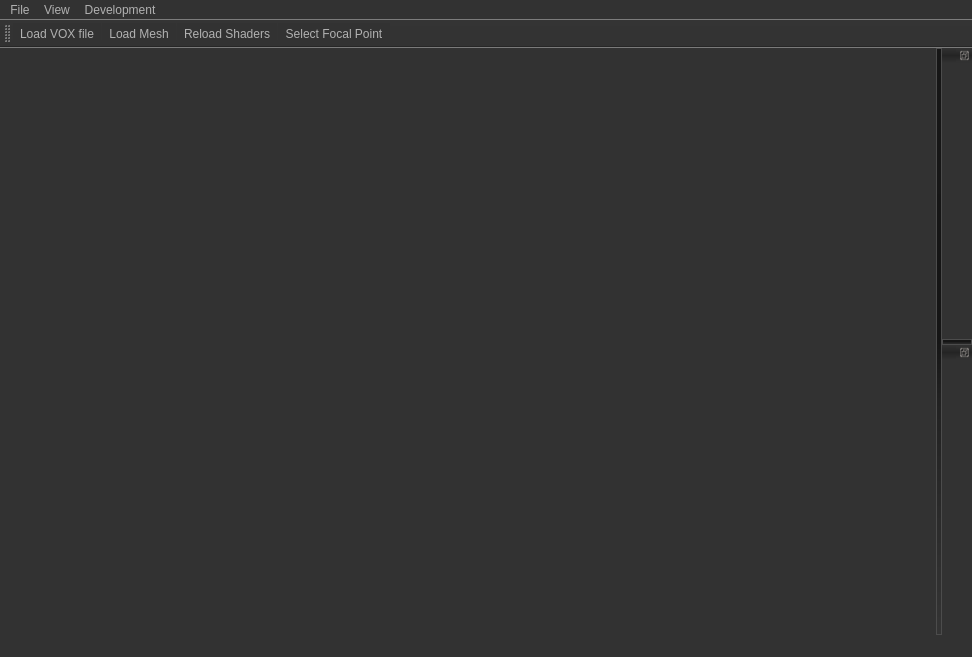
<?xml version="1.0" encoding="UTF-8"?>
<ui version="4.0">
 <class>MainWindow</class>
 <widget class="QMainWindow" name="MainWindow">
  <property name="geometry">
   <rect>
    <x>0</x>
    <y>0</y>
    <width>972</width>
    <height>657</height>
   </rect>
  </property>
  <property name="windowTitle">
   <string>voxelToy</string>
  </property>
  <property name="styleSheet">
   <string notr="true">QToolTip
{
     border: 1px solid black;
     background-color: #ffa02f;
     padding: 1px;
     border-radius: 3px;
     opacity: 100;
}

QWidget
{
    color: #b1b1b1;
    background-color: #323232;
}

QWidget:item:hover
{
    background-color: QLinearGradient( x1: 0, y1: 0, x2: 0, y2: 1, stop: 0 #ffa02f, stop: 1 #ca0619);
    color: #000000;
}

QWidget:item:selected
{
    background-color: QLinearGradient( x1: 0, y1: 0, x2: 0, y2: 1, stop: 0 #ffa02f, stop: 1 #d7801a);
}

QMenuBar::item
{
    background: transparent;
}

QMenuBar::item:selected
{
    background: transparent;
    border: 1px solid #ffaa00;
}

QMenuBar::item:pressed
{
    background: #444;
    border: 1px solid #000;
    background-color: QLinearGradient(
        x1:0, y1:0,
        x2:0, y2:1,
        stop:1 #212121,
        stop:0.4 #343434/*,
        stop:0.2 #343434,
        stop:0.1 #ffaa00*/
    );
    margin-bottom:-1px;
    padding-bottom:1px;
}

QMenu
{
    border: 1px solid #000;
}

QMenu::item
{
    padding: 2px 20px 2px 20px;
}

QMenu::item:selected
{
    color: #000000;
}

QWidget:disabled
{
    color: #404040;
    background-color: #323232;
}

QAbstractItemView
{
    background-color: QLinearGradient( x1: 0, y1: 0, x2: 0, y2: 1, stop: 0 #4d4d4d, stop: 0.1 #646464, stop: 1 #5d5d5d);
}

QWidget:focus
{
    /*border: 2px solid QLinearGradient( x1: 0, y1: 0, x2: 0, y2: 1, stop: 0 #ffa02f, stop: 1 #d7801a);*/
}

QLineEdit
{
    background-color: QLinearGradient( x1: 0, y1: 0, x2: 0, y2: 1, stop: 0 #4d4d4d, stop: 0 #646464, stop: 1 #5d5d5d);
    padding: 1px;
    border-style: solid;
    border: 1px solid #1e1e1e;
    border-radius: 5;
}

QPushButton
{
    color: #b1b1b1;
    background-color: QLinearGradient( x1: 0, y1: 0, x2: 0, y2: 1, stop: 0 #565656, stop: 0.1 #525252, stop: 0.5 #4e4e4e, stop: 0.9 #4a4a4a, stop: 1 #464646);
    border-width: 1px;
    border-color: #1e1e1e;
    border-style: solid;
    border-radius: 6;
    padding: 3px;
    font-size: 12px;
    padding-left: 5px;
    padding-right: 5px;
}

QPushButton:pressed
{
    background-color: QLinearGradient( x1: 0, y1: 0, x2: 0, y2: 1, stop: 0 #2d2d2d, stop: 0.1 #2b2b2b, stop: 0.5 #292929, stop: 0.9 #282828, stop: 1 #252525);
}

QComboBox
{
    selection-background-color: #ffaa00;
    background-color: QLinearGradient( x1: 0, y1: 0, x2: 0, y2: 1, stop: 0 #565656, stop: 0.1 #525252, stop: 0.5 #4e4e4e, stop: 0.9 #4a4a4a, stop: 1 #464646);
    border-style: solid;
    border: 1px solid #1e1e1e;
    border-radius: 5;
}

QComboBox:hover,QPushButton:hover
{
    border: 2px solid QLinearGradient( x1: 0, y1: 0, x2: 0, y2: 1, stop: 0 #ffa02f, stop: 1 #d7801a);
}


QComboBox:on
{
    padding-top: 3px;
    padding-left: 4px;
    background-color: QLinearGradient( x1: 0, y1: 0, x2: 0, y2: 1, stop: 0 #2d2d2d, stop: 0.1 #2b2b2b, stop: 0.5 #292929, stop: 0.9 #282828, stop: 1 #252525);
    selection-background-color: #ffaa00;
}

QComboBox QAbstractItemView
{
    border: 2px solid darkgray;
    selection-background-color: QLinearGradient( x1: 0, y1: 0, x2: 0, y2: 1, stop: 0 #ffa02f, stop: 1 #d7801a);
}

QComboBox::drop-down
{
     subcontrol-origin: padding;
     subcontrol-position: top right;
     width: 15px;

     border-left-width: 0px;
     border-left-color: darkgray;
     border-left-style: solid; /* just a single line */
     border-top-right-radius: 3px; /* same radius as the QComboBox */
     border-bottom-right-radius: 3px;
 }

QComboBox::down-arrow
{
     image: url(:/down_arrow.png);
}

QGroupBox:focus
{
border: 2px solid QLinearGradient( x1: 0, y1: 0, x2: 0, y2: 1, stop: 0 #ffa02f, stop: 1 #d7801a);
}

QTextEdit:focus
{
    border: 2px solid QLinearGradient( x1: 0, y1: 0, x2: 0, y2: 1, stop: 0 #ffa02f, stop: 1 #d7801a);
}

QScrollBar:horizontal {
     border: 1px solid #222222;
     background: QLinearGradient( x1: 0, y1: 0, x2: 0, y2: 1, stop: 0.0 #121212, stop: 0.2 #282828, stop: 1 #484848);
     height: 7px;
     margin: 0px 16px 0 16px;
}

QScrollBar::handle:horizontal
{
      background: QLinearGradient( x1: 0, y1: 0, x2: 1, y2: 0, stop: 0 #ffa02f, stop: 0.5 #d7801a, stop: 1 #ffa02f);
      min-height: 20px;
      border-radius: 2px;
}

QScrollBar::add-line:horizontal {
      border: 1px solid #1b1b19;
      border-radius: 2px;
      background: QLinearGradient( x1: 0, y1: 0, x2: 1, y2: 0, stop: 0 #ffa02f, stop: 1 #d7801a);
      width: 14px;
      subcontrol-position: right;
      subcontrol-origin: margin;
}

QScrollBar::sub-line:horizontal {
      border: 1px solid #1b1b19;
      border-radius: 2px;
      background: QLinearGradient( x1: 0, y1: 0, x2: 1, y2: 0, stop: 0 #ffa02f, stop: 1 #d7801a);
      width: 14px;
     subcontrol-position: left;
     subcontrol-origin: margin;
}

QScrollBar::right-arrow:horizontal, QScrollBar::left-arrow:horizontal
{
      border: 1px solid black;
      width: 1px;
      height: 1px;
      background: white;
}

QScrollBar::add-page:horizontal, QScrollBar::sub-page:horizontal
{
      background: none;
}

QScrollBar:vertical
{
      background: QLinearGradient( x1: 0, y1: 0, x2: 1, y2: 0, stop: 0.0 #121212, stop: 0.2 #282828, stop: 1 #484848);
      width: 7px;
      margin: 16px 0 16px 0;
      border: 1px solid #222222;
}

QScrollBar::handle:vertical
{
      background: QLinearGradient( x1: 0, y1: 0, x2: 0, y2: 1, stop: 0 #ffa02f, stop: 0.5 #d7801a, stop: 1 #ffa02f);
      min-height: 20px;
      border-radius: 2px;
}

QScrollBar::add-line:vertical
{
      border: 1px solid #1b1b19;
      border-radius: 2px;
      background: QLinearGradient( x1: 0, y1: 0, x2: 0, y2: 1, stop: 0 #ffa02f, stop: 1 #d7801a);
      height: 14px;
      subcontrol-position: bottom;
      subcontrol-origin: margin;
}

QScrollBar::sub-line:vertical
{
      border: 1px solid #1b1b19;
      border-radius: 2px;
      background: QLinearGradient( x1: 0, y1: 0, x2: 0, y2: 1, stop: 0 #d7801a, stop: 1 #ffa02f);
      height: 14px;
      subcontrol-position: top;
      subcontrol-origin: margin;
}

QScrollBar::up-arrow:vertical, QScrollBar::down-arrow:vertical
{
      border: 1px solid black;
      width: 1px;
      height: 1px;
      background: white;
}


QScrollBar::add-page:vertical, QScrollBar::sub-page:vertical
{
      background: none;
}

QTextEdit
{
    background-color: #242424;
}

QPlainTextEdit
{
    background-color: #242424;
}

QHeaderView::section
{
    background-color: QLinearGradient(x1:0, y1:0, x2:0, y2:1, stop:0 #616161, stop: 0.5 #505050, stop: 0.6 #434343, stop:1 #656565);
    color: white;
    padding-left: 4px;
    border: 1px solid #6c6c6c;
}

QCheckBox:disabled
{
color: #414141;
}

QDockWidget::title
{
    text-align: center;
    spacing: 3px; /* spacing between items in the tool bar */
    background-color: QLinearGradient(x1:0, y1:0, x2:0, y2:1, stop:0 #323232, stop: 0.5 #242424, stop:1 #323232);
}

QDockWidget::close-button, QDockWidget::float-button
{
    text-align: center;
    spacing: 1px; /* spacing between items in the tool bar */
    background-color: QLinearGradient(x1:0, y1:0, x2:0, y2:1, stop:0 #323232, stop: 0.5 #242424, stop:1 #323232);
}

QDockWidget::close-button:hover, QDockWidget::float-button:hover
{
    background: #242424;
}

QDockWidget::close-button:pressed, QDockWidget::float-button:pressed
{
    padding: 1px -1px -1px 1px;
}

QMainWindow::separator
{
    background-color: QLinearGradient(x1:0, y1:0, x2:0, y2:1, stop:0 #161616, stop: 0.5 #151515, stop: 0.6 #212121, stop:1 #343434);
    color: white;
    padding-left: 4px;
    border: 1px solid #4c4c4c;
    spacing: 3px; /* spacing between items in the tool bar */
}

QMainWindow::separator:hover
{

    background-color: QLinearGradient(x1:0, y1:0, x2:0, y2:1, stop:0 #d7801a, stop:0.5 #b56c17 stop:1 #ffa02f);
    color: white;
    padding-left: 4px;
    border: 1px solid #6c6c6c;
    spacing: 3px; /* spacing between items in the tool bar */
}

QToolBar::handle
{
     spacing: 3px; /* spacing between items in the tool bar */
     background: url(:/images/handle.png);
}

QMenu::separator
{
    height: 2px;
    background-color: QLinearGradient(x1:0, y1:0, x2:0, y2:1, stop:0 #161616, stop: 0.5 #151515, stop: 0.6 #212121, stop:1 #343434);
    color: white;
    padding-left: 4px;
    margin-left: 10px;
    margin-right: 5px;
}

QProgressBar
{
    border: 2px solid grey;
    border-radius: 5px;
    text-align: center;
}

QProgressBar::chunk
{
    background-color: #d7801a;
    width: 2.15px;
    margin: 0.5px;
}

QTabBar::tab {
    color: #b1b1b1;
    border: 1px solid #444;
    border-bottom-style: none;
    background-color: #323232;
    padding-left: 10px;
    padding-right: 10px;
    padding-top: 3px;
    padding-bottom: 2px;
    margin-right: -1px;
}

QTabWidget::pane {
    border: 1px solid #444;
    top: 1px;
}

QTabBar::tab:last
{
    margin-right: 0; /* the last selected tab has nothing to overlap with on the right */
    border-top-right-radius: 3px;
}

QTabBar::tab:first:!selected
{
 margin-left: 0px; /* the last selected tab has nothing to overlap with on the right */


    border-top-left-radius: 3px;
}

QTabBar::tab:!selected
{
    color: #b1b1b1;
    border-bottom-style: solid;
    margin-top: 3px;
    background-color: QLinearGradient(x1:0, y1:0, x2:0, y2:1, stop:1 #212121, stop:.4 #343434);
}

QTabBar::tab:selected
{
    border-top-left-radius: 3px;
    border-top-right-radius: 3px;
    margin-bottom: 0px;
}

QTabBar::tab:!selected:hover
{
    /*border-top: 2px solid #ffaa00;
    padding-bottom: 3px;*/
    border-top-left-radius: 3px;
    border-top-right-radius: 3px;
    background-color: QLinearGradient(x1:0, y1:0, x2:0, y2:1, stop:1 #212121, stop:0.4 #343434, stop:0.2 #343434, stop:0.1 #ffaa00);
}

QRadioButton::indicator:checked, QRadioButton::indicator:unchecked{
    color: #b1b1b1;
    background-color: #323232;
    border: 1px solid #b1b1b1;
    border-radius: 6px;
}

QRadioButton::indicator:checked
{
    background-color: qradialgradient(
        cx: 0.5, cy: 0.5,
        fx: 0.5, fy: 0.5,
        radius: 1.0,
        stop: 0.25 #ffaa00,
        stop: 0.3 #323232
    );
}

QCheckBox::indicator{
    color: #b1b1b1;
    background-color: #323232;
    border: 1px solid #b1b1b1;
    width: 9px;
    height: 9px;
}

QRadioButton::indicator
{
    border-radius: 6px;
}

QRadioButton::indicator:hover, QCheckBox::indicator:hover
{
    border: 1px solid #ffaa00;
}

QCheckBox::indicator:checked
{
    image:url(:/images/checkbox.png);
}

QCheckBox::indicator:disabled, QRadioButton::indicator:disabled
{
    border: 1px solid #444;
}</string>
  </property>
  <widget class="QWidget" name="centralWidget">
   <layout class="QGridLayout" name="gridLayout_2">
    <item row="2" column="0">
     <layout class="QHBoxLayout" name="horizontalLayout">
      <property name="spacing">
       <number>0</number>
      </property>
      <property name="sizeConstraint">
       <enum>QLayout::SetMaximumSize</enum>
      </property>
     </layout>
    </item>
    <item row="1" column="0">
     <widget class="GLWidget" name="glWidget" native="true">
      <property name="sizePolicy">
       <sizepolicy hsizetype="Expanding" vsizetype="Expanding">
        <horstretch>0</horstretch>
        <verstretch>0</verstretch>
       </sizepolicy>
      </property>
      <property name="mouseTracking">
       <bool>true</bool>
      </property>
      <property name="focusPolicy">
       <enum>Qt::ClickFocus</enum>
      </property>
     </widget>
    </item>
   </layout>
  </widget>
  <widget class="QStatusBar" name="statusBar"/>
  <widget class="QDockWidget" name="cameraDockingWidget">
   <property name="floating">
    <bool>false</bool>
   </property>
   <property name="features">
    <set>QDockWidget::DockWidgetFloatable|QDockWidget::DockWidgetMovable</set>
   </property>
   <property name="windowTitle">
    <string>Camera Properties</string>
   </property>
   <attribute name="dockWidgetArea">
    <number>2</number>
   </attribute>
   <widget class="CameraPropertiesUI" name="cameraProperties"/>
  </widget>
  <widget class="QDockWidget" name="renderingDockingWidget">
   <property name="features">
    <set>QDockWidget::DockWidgetFloatable|QDockWidget::DockWidgetMovable</set>
   </property>
   <property name="windowTitle">
    <string>Render Properties</string>
   </property>
   <attribute name="dockWidgetArea">
    <number>2</number>
   </attribute>
   <widget class="RenderPropertiesUI" name="renderProperties"/>
  </widget>
  <widget class="QMenuBar" name="menuBar">
   <property name="geometry">
    <rect>
     <x>0</x>
     <y>0</y>
     <width>972</width>
     <height>25</height>
    </rect>
   </property>
   <widget class="QMenu" name="menuDevelopment">
    <property name="title">
     <string>Development</string>
    </property>
    <addaction name="actionReload_Shaders"/>
   </widget>
   <widget class="QMenu" name="menuFile">
    <property name="title">
     <string>File</string>
    </property>
    <addaction name="actionLoad_Mesh"/>
    <addaction name="actionLoad_VOX_file"/>
   </widget>
   <widget class="QMenu" name="menuEdit">
    <property name="title">
     <string>View</string>
    </property>
    <addaction name="actionSelect_Focal_Point"/>
   </widget>
   <addaction name="menuFile"/>
   <addaction name="menuEdit"/>
   <addaction name="menuDevelopment"/>
  </widget>
  <widget class="QToolBar" name="toolBar">
   <property name="windowTitle">
    <string>toolBar</string>
   </property>
   <attribute name="toolBarArea">
    <enum>TopToolBarArea</enum>
   </attribute>
   <attribute name="toolBarBreak">
    <bool>false</bool>
   </attribute>
   <addaction name="actionLoad_VOX_file"/>
   <addaction name="actionLoad_Mesh"/>
   <addaction name="actionReload_Shaders"/>
   <addaction name="actionSelect_Focal_Point"/>
  </widget>
  <action name="actionReload_Shaders">
   <property name="icon">
    <iconset resource="resources.qrc">
     <normaloff>:/icons/icons/refresh.png</normaloff>:/icons/icons/refresh.png</iconset>
   </property>
   <property name="text">
    <string>Reload Shaders</string>
   </property>
   <property name="shortcut">
    <string>Ctrl+R</string>
   </property>
  </action>
  <action name="actionLoad_Mesh">
   <property name="icon">
    <iconset resource="resources.qrc">
     <normaloff>:/icons/icons/add.png</normaloff>:/icons/icons/add.png</iconset>
   </property>
   <property name="text">
    <string>Load Mesh</string>
   </property>
   <property name="toolTip">
    <string>Load Mesh</string>
   </property>
   <property name="shortcut">
    <string>Ctrl+M</string>
   </property>
  </action>
  <action name="actionLoad_VOX_file">
   <property name="icon">
    <iconset resource="resources.qrc">
     <normaloff>:/icons/icons/floppy.png</normaloff>:/icons/icons/floppy.png</iconset>
   </property>
   <property name="text">
    <string>Load VOX file</string>
   </property>
   <property name="toolTip">
    <string>Load .vox File</string>
   </property>
   <property name="shortcut">
    <string>Ctrl+O</string>
   </property>
  </action>
  <action name="actionSelect_Focal_Point">
   <property name="checkable">
    <bool>true</bool>
   </property>
   <property name="icon">
    <iconset resource="resources.qrc">
     <normaloff>:/icons/icons/pin-2.png</normaloff>:/icons/icons/pin-2.png</iconset>
   </property>
   <property name="text">
    <string>Select Focal Point</string>
   </property>
   <property name="shortcut">
    <string>Ctrl+F</string>
   </property>
  </action>
 </widget>
 <layoutdefault spacing="6" margin="11"/>
 <customwidgets>
  <customwidget>
   <class>GLWidget</class>
   <extends>QWidget</extends>
   <header>ui/glwidget.h</header>
   <container>1</container>
   <slots>
    <signal>shadersReloaded()</signal>
    <signal>statusChanged(QString)</signal>
    <slot>reloadShaders()</slot>
    <slot>cameraFStopChanged(QString)</slot>
    <slot>cameraFocalLengthChanged(QString)</slot>
    <slot>cameraFocalDistanceChanged(QString)</slot>
    <slot>cameraLensModelChanged(bool)</slot>
    <slot>onActionTriggered(int,bool)</slot>
   </slots>
  </customwidget>
  <customwidget>
   <class>CameraPropertiesUI</class>
   <extends>QWidget</extends>
   <header>ui/camerapropertiesui.h</header>
   <container>1</container>
   <slots>
    <signal>onLensModelChanged(bool)</signal>
    <slot>lensModelChanged(bool)</slot>
   </slots>
  </customwidget>
  <customwidget>
   <class>RenderPropertiesUI</class>
   <extends>QWidget</extends>
   <header>ui/renderpropertiesui.h</header>
   <container>1</container>
  </customwidget>
 </customwidgets>
 <resources>
  <include location="resources.qrc"/>
 </resources>
 <connections>
  <connection>
   <sender>glWidget</sender>
   <signal>statusChanged(QString)</signal>
   <receiver>statusBar</receiver>
   <slot>showMessage(QString)</slot>
   <hints>
    <hint type="sourcelabel">
     <x>575</x>
     <y>410</y>
    </hint>
    <hint type="destinationlabel">
     <x>693</x>
     <y>649</y>
    </hint>
   </hints>
  </connection>
  <connection>
   <sender>MainWindow</sender>
   <signal>actionTriggered(int,bool)</signal>
   <receiver>glWidget</receiver>
   <slot>onActionTriggered(int,bool)</slot>
   <hints>
    <hint type="sourcelabel">
     <x>731</x>
     <y>627</y>
    </hint>
    <hint type="destinationlabel">
     <x>717</x>
     <y>576</y>
    </hint>
   </hints>
  </connection>
 </connections>
 <slots>
  <signal>actionTriggered(int,bool)</signal>
 </slots>
</ui>
